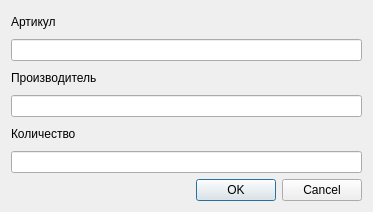
<?xml version="1.0" encoding="UTF-8"?>
<ui version="4.0">
 <class>addDetail_dialog</class>
 <widget class="QWidget" name="addDetail_dialog">
  <property name="geometry">
   <rect>
    <x>0</x>
    <y>0</y>
    <width>373</width>
    <height>212</height>
   </rect>
  </property>
  <property name="windowTitle">
   <string>Form</string>
  </property>
  <layout class="QVBoxLayout" name="verticalLayout">
   <item>
    <widget class="QLabel" name="detailCode_label">
     <property name="text">
      <string>Артикул</string>
     </property>
    </widget>
   </item>
   <item>
    <widget class="QLineEdit" name="detailCode_lineEdit"/>
   </item>
   <item>
    <widget class="QLabel" name="detailManufacturer_label">
     <property name="text">
      <string>Производитель</string>
     </property>
    </widget>
   </item>
   <item>
    <widget class="QLineEdit" name="detailManufacturer_lineEdit"/>
   </item>
   <item>
    <widget class="QLabel" name="detailCount_label">
     <property name="text">
      <string>Количество</string>
     </property>
    </widget>
   </item>
   <item>
    <widget class="QLineEdit" name="detailCount_lineEdit"/>
   </item>
   <item>
    <widget class="QDialogButtonBox" name="buttonBox">
     <property name="standardButtons">
      <set>QDialogButtonBox::StandardButton::Cancel|QDialogButtonBox::StandardButton::Ok</set>
     </property>
    </widget>
   </item>
  </layout>
 </widget>
 <resources/>
 <connections/>
</ui>
